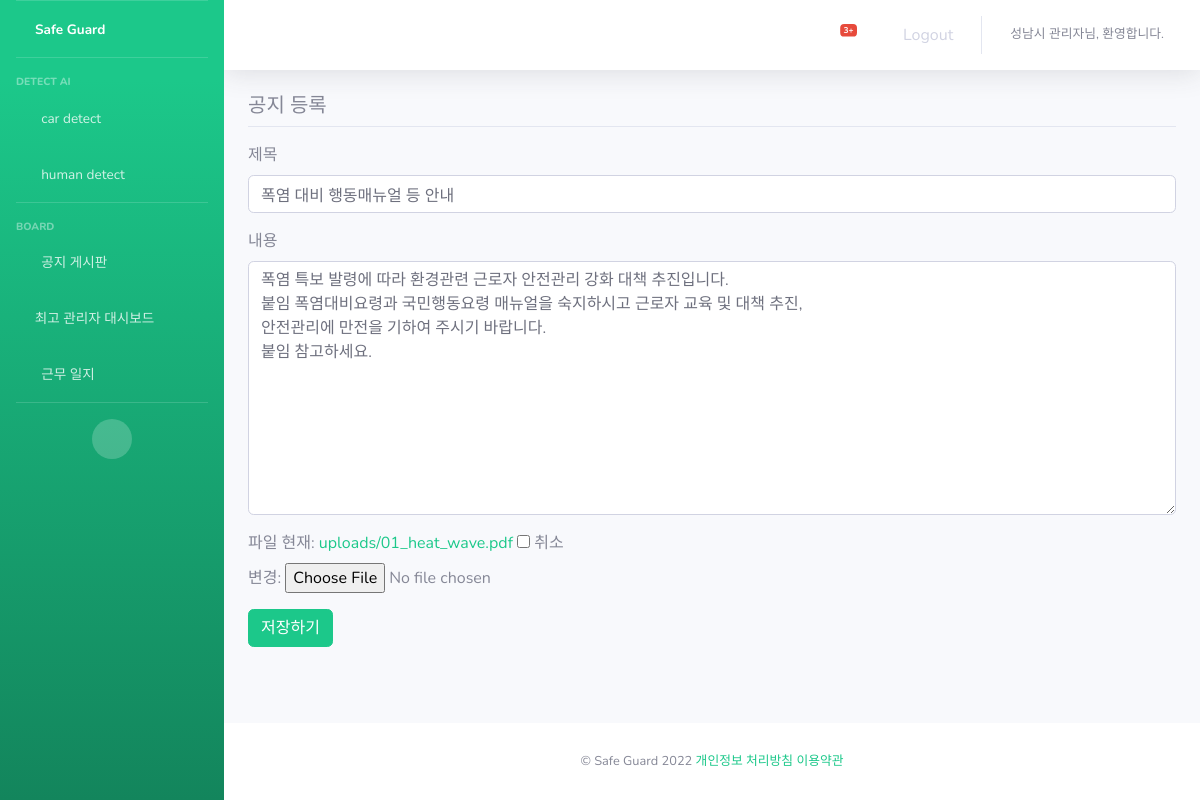
The page /board/notice/modify/3/ (signed in) on the database its author committed.
### common/models.py (models this page shows, shortened)
class User(AbstractUser):
    name=models.CharField(max_length=200)
    password=models.CharField(max_length=200)
    address=models.CharField(max_length=200) # 어느 구 소속인지?
    phone=models.CharField(max_length=200)
    company_id=models.ForeignKey(Company,on_delete=models.CASCADE) #하청회사 아이디 / 슈퍼 유저 생성시 오류
    auth = models.CharField(max_length=10, null=True)

### board/models.py (models this page shows, shortened)
class Notice(models.Model):
    locate = models.CharField(max_length=200) # 어느 구 공지인지?
    subject = models.CharField(max_length=200) #제목
    content = models.TextField() #내용
    create_time = models.DateTimeField()
    user_id = models.ForeignKey(User, on_delete=models.CASCADE) #작성자 id
    modify_date = models.DateTimeField(null=True, blank=True) #수정일
    file = models.FileField(upload_to="uploads/",null=True, blank=True) # 파일 업로드 (...)

### board/views/notice_views.py (the view)
# urls.py: path('notice/modify/<int:notice_id>/', notice_views.notice_modify, name='notice_modify'),
@login_required(login_url='common:login')
def notice_modify(request, notice_id):
    notice = get_object_or_404(Notice, pk=notice_id)
    if request.user != notice.user_id:
        messages.error(request, '수정 권한이 없습니다')
        return redirect('board:detail', notice_id=notice.id)
    if request.method == "POST":
        form = NoticeForm(request.POST, instance=notice)
        if form.is_valid():
            notice = form.save(commit=False)
            notice.modify_date = timezone.now()  # 수정일시 저장
            notice.save()
            return redirect('board:detail', notice_id=notice.id)
    else:
        form = NoticeForm(instance=notice)
    context = {'form': form}
    return render(request, 'board/notice_form.html', context)

### board/forms.py
class NoticeForm(forms.ModelForm):
    upload = forms.FileField(label='첨부 파일', required=False, widget=forms.FileInput(attrs={'class': 'form'}))
    class Meta:
        model = Notice
        fields = ['subject', 'content','file']

### templates/board/notice_form.html (shortened to what this page needs)
{% extends 'base.html' %}
{% block content %}
<div class="container">
    <h5 class="my-3 border-bottom pb-2">공지 등록</h5>
    <form method="post" enctype="multipart/form-data">
        <div class="mb-3">
            <label for="subject" class="form-label">제목</label>
            <input type="text" class="form-control" name="subject" id="subject"
                   value="{{ form.subject.value|default_if_none:'' }}">
        </div>
        <div class="mb-3">
            <label for="content" class="form-label">내용</label>
            <textarea class="form-control" name="content"
                      id="content" rows="10">{{ form.content.value|default_if_none:'' }}</textarea>
        </div>
        <div class="mb-3">
            <label for="content" class="form-label">파일</label>
            {{ form.file|default_if_none:'' }}
        </div>
        <button type="submit" class="btn btn-success">저장하기</button>
    </form>
</div>
{% endblock %}

### templates/nav_topbar.html (shortened to what this page needs)
{% load static %}
<nav class="navbar navbar-expand navbar-light bg-white topbar mb-4 static-top shadow">
    <ul class="navbar-nav ml-auto">
        <li class="nav-item dropdown no-arrow mx-1">
            <a class="nav-link dropdown-toggle" href="#" id="alertsDropdown" role="button"
                data-toggle="dropdown" aria-haspopup="true" aria-expanded="false">
                <i class="fas fa-bell fa-fw"></i>
                <span class="badge badge-danger badge-counter">3+</span>
            </a>
        </li>
        <li class="nav-item  no-arrow">
            <a class="nav-link" href="#" data-toggle="modal" data-target="#logoutModal">
                <i class="fas fa-sign-out-alt fa-sm fa-fw mr-2 text-gray-600 small"></i>
                Logout
            </a>
        </li>
        <li class="nav-item dropdown no-arrow">
            <a class="nav-link dropdown-toggle" href="#" id="userDropdown" role="button"
                data-toggle="dropdown" aria-haspopup="true" aria-expanded="false">
                <span class="mr-2 d-none d-lg-inline text-gray-600 small"> {{ user.name }}님, 환영합니다.</span>
            </a>
        </li>
    </ul>
</nav>

### rows shown on the page
User: name "성남시 관리자"
Notice: subject "폭염 대비 행동매뉴얼 등 안내", content "폭염 특보 발령에 따라 환경관련 근로자 안전관리 강화 대책 추진입니다. 붙임 폭염대비요령과 국민행동요령 매뉴얼을 숙지하시고 근로자 교육 및 대책 추진, 안전관리에 만전을 기하여 주시기 바랍니다. 붙임 참고하세요."
